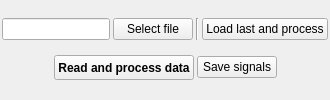
         <widget class="QFrame" name="frExploreDirectly">
          <property name="frameShape">
           <enum>QFrame::Shape::NoFrame</enum>
          </property>
          <property name="frameShadow">
           <enum>QFrame::Shadow::Raised</enum>
          </property>
          <layout class="QVBoxLayout" name="verticalLayout_10">
           <property name="spacing">
            <number>3</number>
           </property>
           <property name="leftMargin">
            <number>2</number>
           </property>
           <property name="topMargin">
            <number>6</number>
           </property>
           <property name="rightMargin">
            <number>2</number>
           </property>
           <property name="bottomMargin">
            <number>6</number>
           </property>
           <item>
            <layout class="QHBoxLayout" name="horizontalLayout_16">
             <item>
              <widget class="QLineEdit" name="leFileName">
               <property name="text">
                <string/>
               </property>
               <property name="alignment">
                <set>Qt::AlignmentFlag::AlignCenter</set>
               </property>
              </widget>
             </item>
             <item>
              <widget class="QPushButton" name="pbSelectFile">
               <property name="sizePolicy">
                <sizepolicy hsizetype="Minimum" vsizetype="Fixed">
                 <horstretch>0</horstretch>
                 <verstretch>0</verstretch>
                </sizepolicy>
               </property>
               <property name="minimumSize">
                <size>
                 <width>0</width>
                 <height>0</height>
                </size>
               </property>
               <property name="maximumSize">
                <size>
                 <width>16777215</width>
                 <height>16777215</height>
                </size>
               </property>
               <property name="font">
                <font>
                 <bold>false</bold>
                </font>
               </property>
               <property name="text">
                <string>Select file</string>
               </property>
              </widget>
             </item>
             <item>
              <widget class="Line" name="line_11">
               <property name="orientation">
                <enum>Qt::Orientation::Vertical</enum>
               </property>
              </widget>
             </item>
             <item>
              <widget class="QPushButton" name="pbLoadLastAndProcess">
               <property name="toolTip">
                <string>Load the most recent file in the data directory defined in &quot;Acquire&quot; tab and process the data</string>
               </property>
               <property name="text">
                <string>Load last and process</string>
               </property>
              </widget>
             </item>
            </layout>
           </item>
           <item>
            <layout class="QHBoxLayout" name="horizontalLayout">
             <item>
              <spacer name="horizontalSpacer_37">
               <property name="orientation">
                <enum>Qt::Orientation::Horizontal</enum>
               </property>
               <property name="sizeHint" stdset="0">
                <size>
                 <width>40</width>
                 <height>20</height>
                </size>
               </property>
              </spacer>
             </item>
             <item>
              <widget class="QPushButton" name="pbProcessData">
               <property name="sizePolicy">
                <sizepolicy hsizetype="Expanding" vsizetype="Fixed">
                 <horstretch>0</horstretch>
                 <verstretch>0</verstretch>
                </sizepolicy>
               </property>
               <property name="minimumSize">
                <size>
                 <width>120</width>
                 <height>25</height>
                </size>
               </property>
               <property name="font">
                <font>
                 <bold>true</bold>
                </font>
               </property>
               <property name="text">
                <string>Read and process data</string>
               </property>
              </widget>
             </item>
             <item>
              <widget class="QPushButton" name="pbSaveTotextFile">
               <property name="minimumSize">
                <size>
                 <width>0</width>
                 <height>0</height>
                </size>
               </property>
               <property name="font">
                <font>
                 <bold>false</bold>
                </font>
               </property>
               <property name="text">
                <string>Save signals</string>
               </property>
              </widget>
             </item>
             <item>
              <spacer name="horizontalSpacer_38">
               <property name="orientation">
                <enum>Qt::Orientation::Horizontal</enum>
               </property>
               <property name="sizeHint" stdset="0">
                <size>
                 <width>40</width>
                 <height>20</height>
                </size>
               </property>
              </spacer>
             </item>
            </layout>
           </item>
          </layout>
         </widget>
